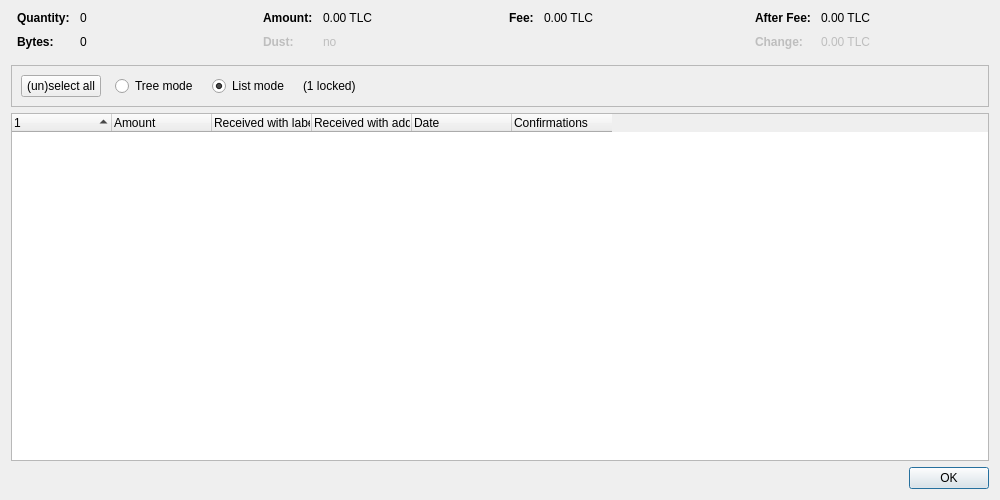
<?xml version="1.0" encoding="UTF-8"?>
<ui version="4.0">
 <class>CoinControlDialog</class>
 <widget class="QDialog" name="CoinControlDialog">
  <property name="geometry">
   <rect>
    <x>0</x>
    <y>0</y>
    <width>1000</width>
    <height>500</height>
   </rect>
  </property>
  <property name="windowTitle">
   <string>Coin Selection</string>
  </property>
  <layout class="QVBoxLayout" name="verticalLayout">
   <item>
    <layout class="QHBoxLayout" name="horizontalLayoutTop" stretch="0,0,0,0">
     <property name="topMargin">
      <number>0</number>
     </property>
     <property name="bottomMargin">
      <number>10</number>
     </property>
     <item>
      <layout class="QFormLayout" name="formLayoutCoinControl1">
       <property name="horizontalSpacing">
        <number>10</number>
       </property>
       <property name="verticalSpacing">
        <number>10</number>
       </property>
       <property name="leftMargin">
        <number>6</number>
       </property>
       <property name="rightMargin">
        <number>6</number>
       </property>
       <item row="0" column="0">
        <widget class="QLabel" name="labelCoinControlQuantityText">
         <property name="font">
          <font>
           <weight>75</weight>
           <bold>true</bold>
          </font>
         </property>
         <property name="text">
          <string>Quantity:</string>
         </property>
        </widget>
       </item>
       <item row="0" column="1">
        <widget class="QLabel" name="labelCoinControlQuantity">
         <property name="cursor">
          <cursorShape>IBeamCursor</cursorShape>
         </property>
         <property name="contextMenuPolicy">
          <enum>Qt::ActionsContextMenu</enum>
         </property>
         <property name="text">
          <string notr="true">0</string>
         </property>
         <property name="textInteractionFlags">
          <set>Qt::LinksAccessibleByMouse|Qt::TextSelectableByKeyboard|Qt::TextSelectableByMouse</set>
         </property>
        </widget>
       </item>
       <item row="1" column="0">
        <widget class="QLabel" name="labelCoinControlBytesText">
         <property name="font">
          <font>
           <weight>75</weight>
           <bold>true</bold>
          </font>
         </property>
         <property name="text">
          <string>Bytes:</string>
         </property>
        </widget>
       </item>
       <item row="1" column="1">
        <widget class="QLabel" name="labelCoinControlBytes">
         <property name="cursor">
          <cursorShape>IBeamCursor</cursorShape>
         </property>
         <property name="contextMenuPolicy">
          <enum>Qt::ActionsContextMenu</enum>
         </property>
         <property name="text">
          <string notr="true">0</string>
         </property>
         <property name="textInteractionFlags">
          <set>Qt::LinksAccessibleByMouse|Qt::TextSelectableByKeyboard|Qt::TextSelectableByMouse</set>
         </property>
        </widget>
       </item>
      </layout>
     </item>
     <item>
      <layout class="QFormLayout" name="formLayoutCoinControl2">
       <property name="horizontalSpacing">
        <number>10</number>
       </property>
       <property name="verticalSpacing">
        <number>10</number>
       </property>
       <property name="leftMargin">
        <number>6</number>
       </property>
       <property name="rightMargin">
        <number>6</number>
       </property>
       <item row="0" column="0">
        <widget class="QLabel" name="labelCoinControlAmountText">
         <property name="font">
          <font>
           <weight>75</weight>
           <bold>true</bold>
          </font>
         </property>
         <property name="text">
          <string>Amount:</string>
         </property>
        </widget>
       </item>
       <item row="0" column="1">
        <widget class="QLabel" name="labelCoinControlAmount">
         <property name="cursor">
          <cursorShape>IBeamCursor</cursorShape>
         </property>
         <property name="contextMenuPolicy">
          <enum>Qt::ActionsContextMenu</enum>
         </property>
         <property name="text">
          <string notr="true">0.00 TLC</string>
         </property>
         <property name="textInteractionFlags">
          <set>Qt::LinksAccessibleByMouse|Qt::TextSelectableByKeyboard|Qt::TextSelectableByMouse</set>
         </property>
        </widget>
       </item>
       <item row="1" column="0">
        <widget class="QLabel" name="labelCoinControlLowOutputText">
         <property name="enabled">
          <bool>false</bool>
         </property>
         <property name="font">
          <font>
           <weight>75</weight>
           <bold>true</bold>
          </font>
         </property>
         <property name="text">
          <string>Dust:</string>
         </property>
        </widget>
       </item>
       <item row="1" column="1">
        <widget class="QLabel" name="labelCoinControlLowOutput">
         <property name="enabled">
          <bool>false</bool>
         </property>
         <property name="cursor">
          <cursorShape>IBeamCursor</cursorShape>
         </property>
         <property name="contextMenuPolicy">
          <enum>Qt::ActionsContextMenu</enum>
         </property>
         <property name="text">
          <string notr="true">no</string>
         </property>
         <property name="textInteractionFlags">
          <set>Qt::LinksAccessibleByMouse|Qt::TextSelectableByKeyboard|Qt::TextSelectableByMouse</set>
         </property>
        </widget>
       </item>
      </layout>
     </item>
     <item>
      <layout class="QFormLayout" name="formLayoutCoinControl3">
       <property name="horizontalSpacing">
        <number>10</number>
       </property>
       <property name="verticalSpacing">
        <number>10</number>
       </property>
       <property name="leftMargin">
        <number>6</number>
       </property>
       <property name="rightMargin">
        <number>6</number>
       </property>
       <item row="0" column="0">
        <widget class="QLabel" name="labelCoinControlFeeText">
         <property name="font">
          <font>
           <weight>75</weight>
           <bold>true</bold>
          </font>
         </property>
         <property name="text">
          <string>Fee:</string>
         </property>
        </widget>
       </item>
       <item row="0" column="1">
        <widget class="QLabel" name="labelCoinControlFee">
         <property name="cursor">
          <cursorShape>IBeamCursor</cursorShape>
         </property>
         <property name="contextMenuPolicy">
          <enum>Qt::ActionsContextMenu</enum>
         </property>
         <property name="text">
          <string notr="true">0.00 TLC</string>
         </property>
         <property name="textInteractionFlags">
          <set>Qt::LinksAccessibleByMouse|Qt::TextSelectableByKeyboard|Qt::TextSelectableByMouse</set>
         </property>
        </widget>
       </item>
      </layout>
     </item>
     <item>
      <layout class="QFormLayout" name="formLayoutCoinControl4">
       <property name="horizontalSpacing">
        <number>10</number>
       </property>
       <property name="verticalSpacing">
        <number>10</number>
       </property>
       <property name="leftMargin">
        <number>6</number>
       </property>
       <property name="rightMargin">
        <number>6</number>
       </property>
       <item row="0" column="0">
        <widget class="QLabel" name="labelCoinControlAfterFeeText">
         <property name="font">
          <font>
           <weight>75</weight>
           <bold>true</bold>
          </font>
         </property>
         <property name="text">
          <string>After Fee:</string>
         </property>
        </widget>
       </item>
       <item row="0" column="1">
        <widget class="QLabel" name="labelCoinControlAfterFee">
         <property name="cursor">
          <cursorShape>IBeamCursor</cursorShape>
         </property>
         <property name="contextMenuPolicy">
          <enum>Qt::ActionsContextMenu</enum>
         </property>
         <property name="text">
          <string notr="true">0.00 TLC</string>
         </property>
         <property name="textInteractionFlags">
          <set>Qt::LinksAccessibleByMouse|Qt::TextSelectableByKeyboard|Qt::TextSelectableByMouse</set>
         </property>
        </widget>
       </item>
       <item row="1" column="0">
        <widget class="QLabel" name="labelCoinControlChangeText">
         <property name="enabled">
          <bool>false</bool>
         </property>
         <property name="font">
          <font>
           <weight>75</weight>
           <bold>true</bold>
          </font>
         </property>
         <property name="text">
          <string>Change:</string>
         </property>
        </widget>
       </item>
       <item row="1" column="1">
        <widget class="QLabel" name="labelCoinControlChange">
         <property name="enabled">
          <bool>false</bool>
         </property>
         <property name="cursor">
          <cursorShape>IBeamCursor</cursorShape>
         </property>
         <property name="contextMenuPolicy">
          <enum>Qt::ActionsContextMenu</enum>
         </property>
         <property name="text">
          <string notr="true">0.00 TLC</string>
         </property>
         <property name="textInteractionFlags">
          <set>Qt::LinksAccessibleByMouse|Qt::TextSelectableByKeyboard|Qt::TextSelectableByMouse</set>
         </property>
        </widget>
       </item>
      </layout>
     </item>
    </layout>
   </item>
   <item>
    <widget class="QFrame" name="frame">
     <property name="minimumSize">
      <size>
       <width>0</width>
       <height>40</height>
      </size>
     </property>
     <property name="frameShape">
      <enum>QFrame::StyledPanel</enum>
     </property>
     <property name="frameShadow">
      <enum>QFrame::Sunken</enum>
     </property>
     <layout class="QHBoxLayout" name="horizontalLayout">
      <item>
       <layout class="QHBoxLayout" name="horizontalLayoutPanel" stretch="0,0,0,0,0">
        <property name="spacing">
         <number>14</number>
        </property>
        <item>
         <widget class="QPushButton" name="pushButtonSelectAll">
          <property name="sizePolicy">
           <sizepolicy hsizetype="Maximum" vsizetype="Fixed">
            <horstretch>0</horstretch>
            <verstretch>0</verstretch>
           </sizepolicy>
          </property>
          <property name="text">
           <string>(un)select all</string>
          </property>
          <property name="autoDefault">
           <bool>false</bool>
          </property>
         </widget>
        </item>
        <item>
         <widget class="QRadioButton" name="radioTreeMode">
          <property name="sizePolicy">
           <sizepolicy hsizetype="Maximum" vsizetype="Fixed">
            <horstretch>0</horstretch>
            <verstretch>0</verstretch>
           </sizepolicy>
          </property>
          <property name="text">
           <string>Tree mode</string>
          </property>
         </widget>
        </item>
        <item>
         <widget class="QRadioButton" name="radioListMode">
          <property name="sizePolicy">
           <sizepolicy hsizetype="Maximum" vsizetype="Fixed">
            <horstretch>0</horstretch>
            <verstretch>0</verstretch>
           </sizepolicy>
          </property>
          <property name="text">
           <string>List mode</string>
          </property>
          <property name="checked">
           <bool>true</bool>
          </property>
         </widget>
        </item>
        <item>
         <widget class="QLabel" name="labelLocked">
          <property name="text">
           <string notr="true">(1 locked)</string>
          </property>
         </widget>
        </item>
        <item>
         <spacer name="horizontalSpacer">
          <property name="orientation">
           <enum>Qt::Horizontal</enum>
          </property>
          <property name="sizeHint" stdset="0">
           <size>
            <width>40</width>
            <height>20</height>
           </size>
          </property>
         </spacer>
        </item>
       </layout>
      </item>
     </layout>
    </widget>
   </item>
   <item>
    <widget class="CoinControlTreeWidget" name="treeWidget">
     <property name="contextMenuPolicy">
      <enum>Qt::CustomContextMenu</enum>
     </property>
     <property name="sortingEnabled">
      <bool>false</bool>
     </property>
     <property name="columnCount">
      <number>6</number>
     </property>
     <attribute name="headerShowSortIndicator" stdset="0">
      <bool>true</bool>
     </attribute>
     <attribute name="headerStretchLastSection">
      <bool>false</bool>
     </attribute>
     <column>
      <property name="text">
       <string/>
      </property>
     </column>
     <column>
      <property name="text">
       <string>Amount</string>
      </property>
     </column>
     <column>
      <property name="text">
       <string>Received with label</string>
      </property>
     </column>
     <column>
      <property name="text">
       <string>Received with address</string>
      </property>
     </column>
     <column>
      <property name="text">
       <string>Date</string>
      </property>
     </column>
     <column>
      <property name="text">
       <string>Confirmations</string>
      </property>
      <property name="toolTip">
       <string>Confirmed</string>
      </property>
     </column>
     <column>
      <property name="text">
       <string/>
      </property>
     </column>
     <column>
      <property name="text">
       <string/>
      </property>
     </column>
     <column>
      <property name="text">
       <string/>
      </property>
     </column>
     <column>
      <property name="text">
       <string/>
      </property>
     </column>
    </widget>
   </item>
   <item>
    <widget class="QDialogButtonBox" name="buttonBox">
     <property name="orientation">
      <enum>Qt::Horizontal</enum>
     </property>
     <property name="standardButtons">
      <set>QDialogButtonBox::Ok</set>
     </property>
    </widget>
   </item>
  </layout>
 </widget>
 <customwidgets>
  <customwidget>
   <class>CoinControlTreeWidget</class>
   <extends>QTreeWidget</extends>
   <header>qt/coincontroltreewidget.h</header>
  </customwidget>
 </customwidgets>
 <resources/>
 <connections/>
</ui>
